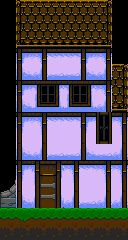

The image is a tile-based game level rendered from a .tmx file. Its description and complete source (layers, tilesets, objects, tile grids) follow:
An orthogonal 8x15 tile map with 16x16 px tiles, 2 tile layers (back, front).

<map version="1.0" orientation="orthogonal" width="8" height="15" tilewidth="16" tileheight="16">
 <tileset firstgid="1" name="town" tilewidth="16" tileheight="16">
  <image source="../../../img/tiles/town.gif" trans="ff00ff" width="256" height="256" />
 </tileset>
 <layer name="back" width="8" height="15">
  <data encoding="csv">
0,1,2,2,2,2,3,0,
0,17,18,18,18,18,19,0,
0,33,34,34,34,34,35,0,
0,132,133,131,131,132,133,0,
0,164,165,163,163,164,165,3,
0,132,100,101,100,101,133,19,
0,164,116,117,116,117,165,35,
0,132,133,131,131,132,134,133,
0,148,149,147,147,148,150,149,
0,164,165,163,163,164,163,165,
0,132,135,136,133,131,133,133,
154,148,151,152,149,147,149,149,
170,164,167,168,165,163,165,165,
0,0,0,0,0,0,0,0,
0,0,0,0,0,0,0,0
</data>
 </layer>
 <layer name="front" width="8" height="15">
  <data encoding="csv">
166,166,166,166,166,166,166,166,
0,0,0,0,0,0,0,0,
0,0,0,0,0,0,0,0,
0,0,0,0,0,0,0,0,
0,0,0,0,0,0,0,0,
0,0,0,0,0,0,0,0,
0,0,0,0,0,0,0,0,
0,0,0,0,0,0,0,0,
0,0,0,0,0,0,0,0,
0,0,0,0,0,0,0,0,
0,0,0,0,0,0,0,0,
0,0,0,0,0,0,0,0,
0,0,0,0,0,0,0,0,
177,178,179,180,181,182,183,184,
193,194,195,196,197,198,199,200
</data>
 </layer>
 <objectgroup name="objects" width="8" height="15" />
</map>
